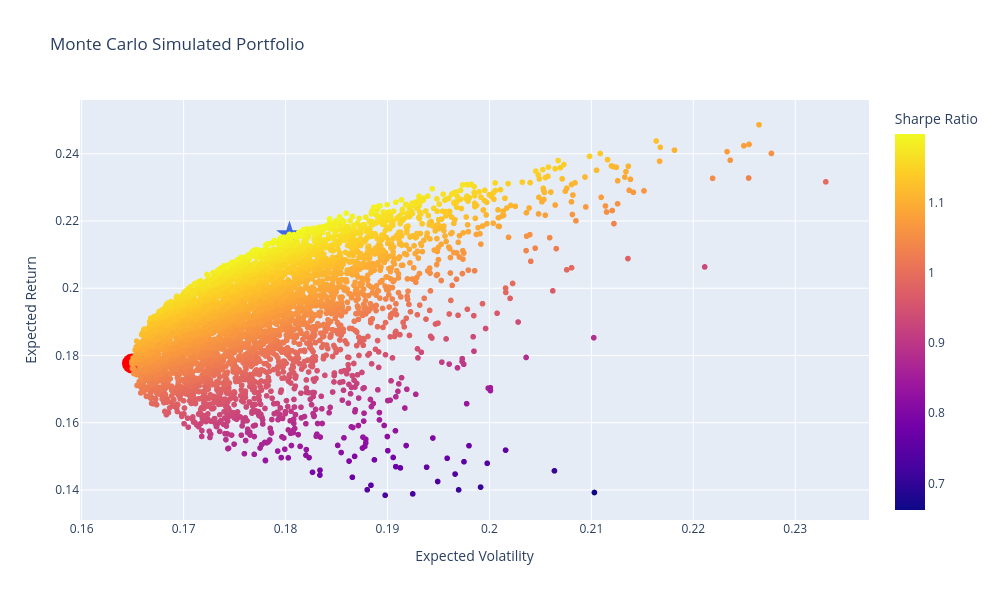

Here is the notebook cell this chart was saved with:
### Markdown cell above
### Plotly Package

### Code cell
# Easy thinking-----------------------------------------------------------------------------------------------------------
# plotly.express(px) - similar to matplotlib.pyplot(plt)
# replace panda.plot ---> cufflinks(cf).iplot
# replace matplotlib.pyplot(plt) --> plotly.express(px)


# labels -nice way to label xlabel, ylabel and colorbar
# adding traces/layers to base plot --> add_scatter() or update()
# attributes - mode,marker,layout_showlegend,labels,color,title,


# px.scatter()
fig = px.scatter(data_frame = df2, x = 'port_vols', y = 'port_rets', color = 'port_sharpe',
                 labels={'port_vols': 'Expected Volatility', 'port_rets': 'Expected Return','port_sharpe': 'Sharpe Ratio'},
                 title='Monte Carlo Simulated Portfolio',)

# plot max share ratio portfolio
# add_scatter()
fig.add_scatter(mode = 'markers', x =[df2.iloc[df2['port_sharpe'].idxmax(),1]],
                y = [df2.iloc[df2['port_sharpe'].idxmax(),0]],
                marker = dict(color='RoyalBlue', size=20, symbol='star'),name = 'Max_Sharpe')


# add minimum variance portfolio
fig.add_scatter(mode = 'markers', x =[df2.iloc[df2['port_vols'].idxmin(),1]],
                y = [df2.iloc[df2['port_vols'].idxmin(),0]],
                marker = dict(color='Red', size=20, symbol='circle'),name = 'Min_Variance')


fig.update(layout_showlegend=False)                 # update()
fig.update_xaxes(showspikes=True)                   # update_xaxes()
fig.update_yaxes(showspikes=True)                   # update_yaxes()
fig.show()

### Figure 1 — Plotly figure (JSON) as saved in the notebook; plotly's stock layout.template omitted (floating-point values rounded to 4 significant figures; data arrays with more than 128 entries replaced by an {"elided": "..."} marker saying what was removed)
{"data": [{"hovertemplate": "Expected Volatility=%{x}<br>Expected Return=%{y}<br>Sharpe Ratio=%{marker.color}<extra></extra>", "legendgroup": "", "marker": {"color": {"elided": "5000 float values"}, "coloraxis": "coloraxis", "symbol": "circle"}, "mode": "markers", "name": "", "showlegend": false, "type": "scattergl", "x": {"elided": "5000 float values"}, "xaxis": "x", "y": {"elided": "5000 float values"}, "yaxis": "y"}, {"marker": {"color": "RoyalBlue", "size": 20, "symbol": "star"}, "mode": "markers", "name": "Max_Sharpe", "type": "scatter", "x": [0.1804], "y": [0.216]}, {"marker": {"color": "Red", "size": 20, "symbol": "circle"}, "mode": "markers", "name": "Min_Variance", "type": "scatter", "x": [0.1649], "y": [0.1776]}], "layout": {"coloraxis": {"colorbar": {"title": {"text": "Sharpe Ratio"}}, "colorscale": [[0, "#0d0887"], [0.1111, "#46039f"], [0.2222, "#7201a8"], [0.3333, "#9c179e"], [0.4444, "#bd3786"], [0.5556, "#d8576b"], [0.6667, "#ed7953"], [0.7778, "#fb9f3a"], [0.8889, "#fdca26"], [1, "#f0f921"]]}, "height": 600, "legend": {"tracegroupgap": 0}, "showlegend": false, "title": {"text": "Monte Carlo Simulated Portfolio"}, "width": 1000, "xaxis": {"anchor": "y", "domain": [0, 1], "showspikes": true, "title": {"text": "Expected Volatility"}}, "yaxis": {"anchor": "x", "domain": [0, 1], "showspikes": true, "title": {"text": "Expected Return"}}}}
